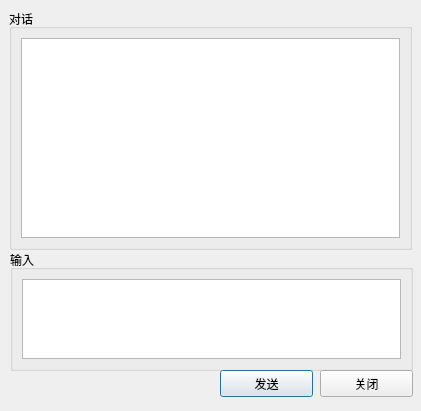
<?xml version="1.0" encoding="UTF-8"?>
<ui version="4.0">
 <class>ChatDialog</class>
 <widget class="QDialog" name="ChatDialog">
  <property name="geometry">
   <rect>
    <x>0</x>
    <y>0</y>
    <width>421</width>
    <height>411</height>
   </rect>
  </property>
  <property name="windowTitle">
   <string>Dialog</string>
  </property>
  <widget class="QGroupBox" name="groupBox">
   <property name="geometry">
    <rect>
     <x>9</x>
     <y>9</y>
     <width>403</width>
     <height>241</height>
    </rect>
   </property>
   <property name="title">
    <string>对话</string>
   </property>
   <layout class="QGridLayout" name="gridLayout">
    <item row="0" column="0">
     <widget class="QPlainTextEdit" name="historyTextEdit">
      <property name="readOnly">
       <bool>true</bool>
      </property>
     </widget>
    </item>
   </layout>
  </widget>
  <widget class="QGroupBox" name="groupBox_2">
   <property name="geometry">
    <rect>
     <x>10</x>
     <y>250</y>
     <width>403</width>
     <height>121</height>
    </rect>
   </property>
   <property name="title">
    <string>输入</string>
   </property>
   <layout class="QGridLayout" name="gridLayout_2">
    <item row="0" column="0">
     <widget class="QPlainTextEdit" name="chatTextEdit"/>
    </item>
   </layout>
  </widget>
  <widget class="QPushButton" name="sendButton">
   <property name="geometry">
    <rect>
     <x>220</x>
     <y>370</y>
     <width>93</width>
     <height>27</height>
    </rect>
   </property>
   <property name="text">
    <string>发送</string>
   </property>
   <property name="default">
    <bool>true</bool>
   </property>
  </widget>
  <widget class="QPushButton" name="closeButton">
   <property name="geometry">
    <rect>
     <x>320</x>
     <y>370</y>
     <width>93</width>
     <height>27</height>
    </rect>
   </property>
   <property name="text">
    <string>关闭</string>
   </property>
  </widget>
 </widget>
 <resources/>
 <connections/>
</ui>
